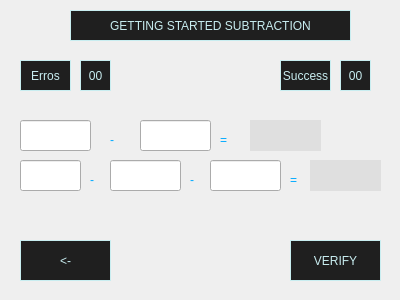
<?xml version="1.0" encoding="UTF-8"?>
<ui version="4.0">
 <class>form3</class>
 <widget class="QDialog" name="form3">
  <property name="geometry">
   <rect>
    <x>0</x>
    <y>0</y>
    <width>400</width>
    <height>300</height>
   </rect>
  </property>
  <property name="minimumSize">
   <size>
    <width>400</width>
    <height>300</height>
   </size>
  </property>
  <property name="maximumSize">
   <size>
    <width>400</width>
    <height>300</height>
   </size>
  </property>
  <property name="windowTitle">
   <string>Dialog</string>
  </property>
  <property name="styleSheet">
   <string notr="true">background-color:#bebeb;</string>
  </property>
  <widget class="QLineEdit" name="lineEdit_4">
   <property name="geometry">
    <rect>
     <x>20</x>
     <y>160</y>
     <width>61</width>
     <height>31</height>
    </rect>
   </property>
   <property name="styleSheet">
    <string notr="true">
font: 75 12pt &quot;MS Shell Dlg 2&quot;;
background-color: #bebeb;
color: rgb(200, 237, 240);</string>
   </property>
   <property name="text">
    <string/>
   </property>
   <property name="maxLength">
    <number>4</number>
   </property>
  </widget>
  <widget class="QLabel" name="label_3">
   <property name="geometry">
    <rect>
     <x>290</x>
     <y>170</y>
     <width>21</width>
     <height>20</height>
    </rect>
   </property>
   <property name="styleSheet">
    <string notr="true">
color: rgb(0, 170, 255);
font: 75 26pt &quot;Bahnschrift&quot;;</string>
   </property>
   <property name="text">
    <string>=</string>
   </property>
  </widget>
  <widget class="QLabel" name="label">
   <property name="geometry">
    <rect>
     <x>220</x>
     <y>130</y>
     <width>21</width>
     <height>20</height>
    </rect>
   </property>
   <property name="styleSheet">
    <string notr="true">
color: rgb(0, 170, 255);
font: 75 26pt &quot;Bahnschrift&quot;;</string>
   </property>
   <property name="text">
    <string>=</string>
   </property>
  </widget>
  <widget class="QPushButton" name="pushButton">
   <property name="geometry">
    <rect>
     <x>290</x>
     <y>240</y>
     <width>91</width>
     <height>41</height>
    </rect>
   </property>
   <property name="cursor">
    <cursorShape>PointingHandCursor</cursorShape>
   </property>
   <property name="styleSheet">
    <string notr="true">color: rgb(200, 237, 240);
background-color:rgb(31, 31, 31);
border:1px solid rgb(200, 237, 240);</string>
   </property>
   <property name="text">
    <string>VERIFY</string>
   </property>
  </widget>
  <widget class="QLabel" name="label_4">
   <property name="geometry">
    <rect>
     <x>190</x>
     <y>170</y>
     <width>21</width>
     <height>20</height>
    </rect>
   </property>
   <property name="styleSheet">
    <string notr="true">
color: rgb(0, 170, 255);
font: 75 26pt &quot;Bahnschrift&quot;;</string>
   </property>
   <property name="text">
    <string>-</string>
   </property>
  </widget>
  <widget class="QLabel" name="label_2">
   <property name="geometry">
    <rect>
     <x>110</x>
     <y>130</y>
     <width>21</width>
     <height>20</height>
    </rect>
   </property>
   <property name="styleSheet">
    <string notr="true">
color: rgb(0, 170, 255);
font: 75 26pt &quot;Bahnschrift&quot;;</string>
   </property>
   <property name="text">
    <string>-</string>
   </property>
  </widget>
  <widget class="QPushButton" name="pushButton_2">
   <property name="enabled">
    <bool>false</bool>
   </property>
   <property name="geometry">
    <rect>
     <x>70</x>
     <y>10</y>
     <width>281</width>
     <height>31</height>
    </rect>
   </property>
   <property name="styleSheet">
    <string notr="true">color: rgb(200, 237, 240);
background-color:rgb(31, 31, 31);
border:1px solid rgb(200, 237, 240);</string>
   </property>
   <property name="text">
    <string>GETTING STARTED SUBTRACTION</string>
   </property>
  </widget>
  <widget class="QLabel" name="label_5">
   <property name="geometry">
    <rect>
     <x>90</x>
     <y>170</y>
     <width>21</width>
     <height>20</height>
    </rect>
   </property>
   <property name="styleSheet">
    <string notr="true">
color: rgb(0, 170, 255);
font: 75 26pt &quot;Bahnschrift&quot;;</string>
   </property>
   <property name="text">
    <string>-</string>
   </property>
  </widget>
  <widget class="QPushButton" name="pushButton_3">
   <property name="geometry">
    <rect>
     <x>20</x>
     <y>240</y>
     <width>91</width>
     <height>41</height>
    </rect>
   </property>
   <property name="cursor">
    <cursorShape>PointingHandCursor</cursorShape>
   </property>
   <property name="styleSheet">
    <string notr="true">color: rgb(200, 237, 240);
background-color:rgb(31, 31, 31);
border:1px solid rgb(200, 237, 240);</string>
   </property>
   <property name="text">
    <string>&lt;-</string>
   </property>
  </widget>
  <widget class="QLineEdit" name="lineEdit_9">
   <property name="geometry">
    <rect>
     <x>20</x>
     <y>120</y>
     <width>71</width>
     <height>31</height>
    </rect>
   </property>
   <property name="styleSheet">
    <string notr="true">
font: 75 12pt &quot;MS Shell Dlg 2&quot;;
background-color: #bebeb;
color: rgb(200, 237, 240);</string>
   </property>
   <property name="text">
    <string/>
   </property>
   <property name="maxLength">
    <number>4</number>
   </property>
  </widget>
  <widget class="QLineEdit" name="lineEdit_10">
   <property name="geometry">
    <rect>
     <x>140</x>
     <y>120</y>
     <width>71</width>
     <height>31</height>
    </rect>
   </property>
   <property name="styleSheet">
    <string notr="true">
font: 75 12pt &quot;MS Shell Dlg 2&quot;;
background-color: #bebeb;
color: rgb(200, 237, 240);</string>
   </property>
   <property name="text">
    <string/>
   </property>
   <property name="maxLength">
    <number>4</number>
   </property>
  </widget>
  <widget class="QPushButton" name="pushButton_7">
   <property name="enabled">
    <bool>false</bool>
   </property>
   <property name="geometry">
    <rect>
     <x>310</x>
     <y>160</y>
     <width>71</width>
     <height>31</height>
    </rect>
   </property>
   <property name="styleSheet">
    <string notr="true">font: 75 12pt &quot;MS Shell Dlg 2&quot;;
background-color:rgb(223, 223, 223);
border:none;
color:rgb(200,237,240);</string>
   </property>
   <property name="text">
    <string/>
   </property>
  </widget>
  <widget class="QPushButton" name="pushButton_6">
   <property name="enabled">
    <bool>false</bool>
   </property>
   <property name="geometry">
    <rect>
     <x>250</x>
     <y>120</y>
     <width>71</width>
     <height>31</height>
    </rect>
   </property>
   <property name="styleSheet">
    <string notr="true">font: 75 12pt &quot;MS Shell Dlg 2&quot;;
background-color:rgb(223, 223, 223);
border:none;
color:rgb(200,237,240);</string>
   </property>
   <property name="text">
    <string/>
   </property>
  </widget>
  <widget class="QLineEdit" name="lineEdit_11">
   <property name="geometry">
    <rect>
     <x>110</x>
     <y>160</y>
     <width>71</width>
     <height>31</height>
    </rect>
   </property>
   <property name="styleSheet">
    <string notr="true">
font: 75 12pt &quot;MS Shell Dlg 2&quot;;
background-color: #bebeb;
color: rgb(200, 237, 240);</string>
   </property>
   <property name="text">
    <string/>
   </property>
   <property name="maxLength">
    <number>4</number>
   </property>
  </widget>
  <widget class="QLineEdit" name="lineEdit_12">
   <property name="geometry">
    <rect>
     <x>210</x>
     <y>160</y>
     <width>71</width>
     <height>31</height>
    </rect>
   </property>
   <property name="styleSheet">
    <string notr="true">
font: 75 12pt &quot;MS Shell Dlg 2&quot;;
background-color: #bebeb;
color: rgb(200, 237, 240);</string>
   </property>
   <property name="text">
    <string/>
   </property>
   <property name="maxLength">
    <number>4</number>
   </property>
  </widget>
  <widget class="QPushButton" name="pushButton_8_error">
   <property name="enabled">
    <bool>false</bool>
   </property>
   <property name="geometry">
    <rect>
     <x>80</x>
     <y>60</y>
     <width>31</width>
     <height>31</height>
    </rect>
   </property>
   <property name="styleSheet">
    <string notr="true">color: rgb(200, 237, 240);
background-color:rgb(31, 31, 31);
border:1px solid rgb(200, 237, 240);</string>
   </property>
   <property name="text">
    <string>00</string>
   </property>
  </widget>
  <widget class="QPushButton" name="pushButton_4">
   <property name="enabled">
    <bool>false</bool>
   </property>
   <property name="geometry">
    <rect>
     <x>20</x>
     <y>60</y>
     <width>51</width>
     <height>31</height>
    </rect>
   </property>
   <property name="styleSheet">
    <string notr="true">color: rgb(200, 237, 240);
background-color:rgb(31, 31, 31);
border:1px solid rgb(200, 237, 240);</string>
   </property>
   <property name="text">
    <string>Erros</string>
   </property>
  </widget>
  <widget class="QPushButton" name="pushButton_5">
   <property name="enabled">
    <bool>false</bool>
   </property>
   <property name="geometry">
    <rect>
     <x>280</x>
     <y>60</y>
     <width>51</width>
     <height>31</height>
    </rect>
   </property>
   <property name="styleSheet">
    <string notr="true">color: rgb(200, 237, 240);
background-color:rgb(31, 31, 31);
border:1px solid rgb(200, 237, 240);</string>
   </property>
   <property name="text">
    <string>Success</string>
   </property>
  </widget>
  <widget class="QPushButton" name="pushButton_9_success">
   <property name="enabled">
    <bool>false</bool>
   </property>
   <property name="geometry">
    <rect>
     <x>340</x>
     <y>60</y>
     <width>31</width>
     <height>31</height>
    </rect>
   </property>
   <property name="styleSheet">
    <string notr="true">color: rgb(200, 237, 240);
background-color:rgb(31, 31, 31);
border:1px solid rgb(200, 237, 240);</string>
   </property>
   <property name="text">
    <string>00</string>
   </property>
  </widget>
 </widget>
 <resources/>
 <connections>
  <connection>
   <sender>pushButton_3</sender>
   <signal>clicked()</signal>
   <receiver>form3</receiver>
   <slot>close()</slot>
   <hints>
    <hint type="sourcelabel">
     <x>88</x>
     <y>252</y>
    </hint>
    <hint type="destinationlabel">
     <x>208</x>
     <y>245</y>
    </hint>
   </hints>
  </connection>
 </connections>
</ui>
